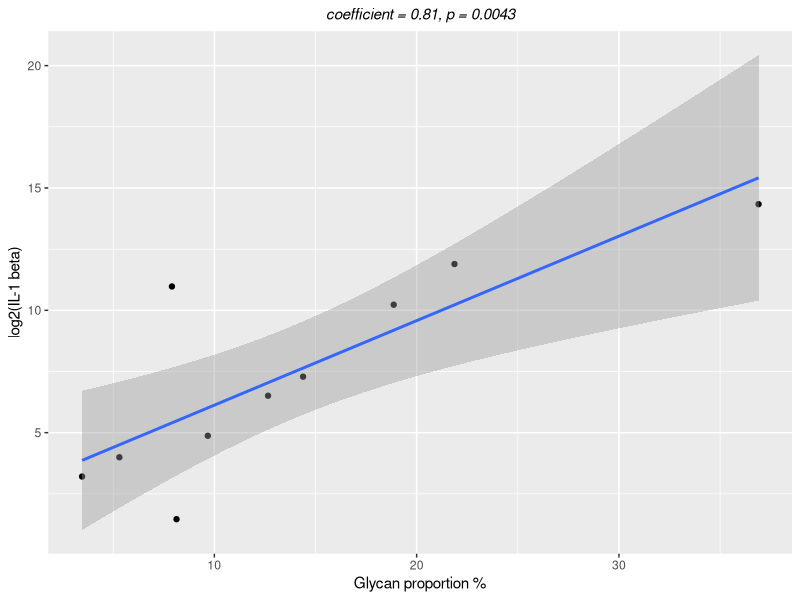
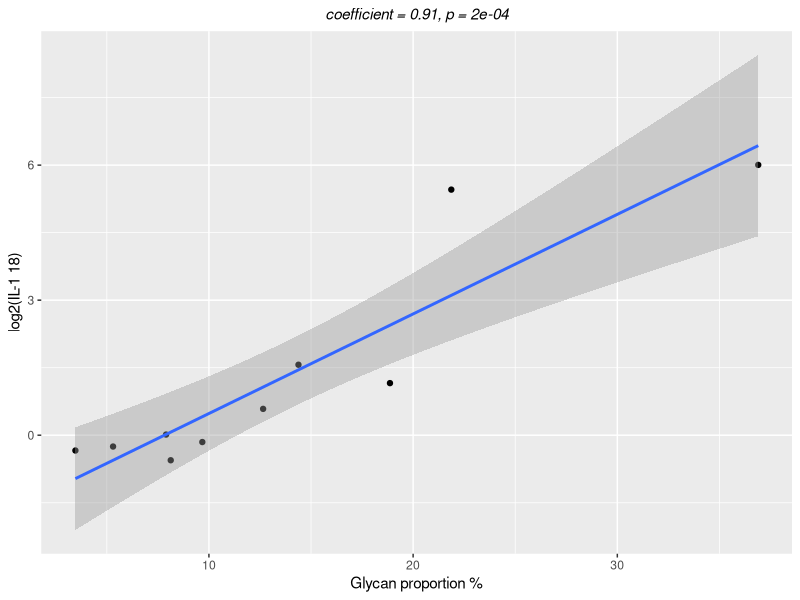
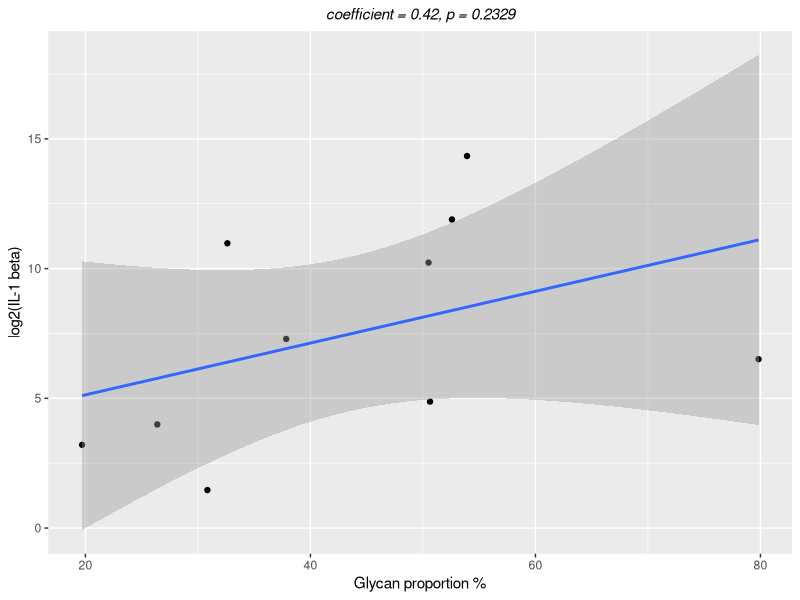
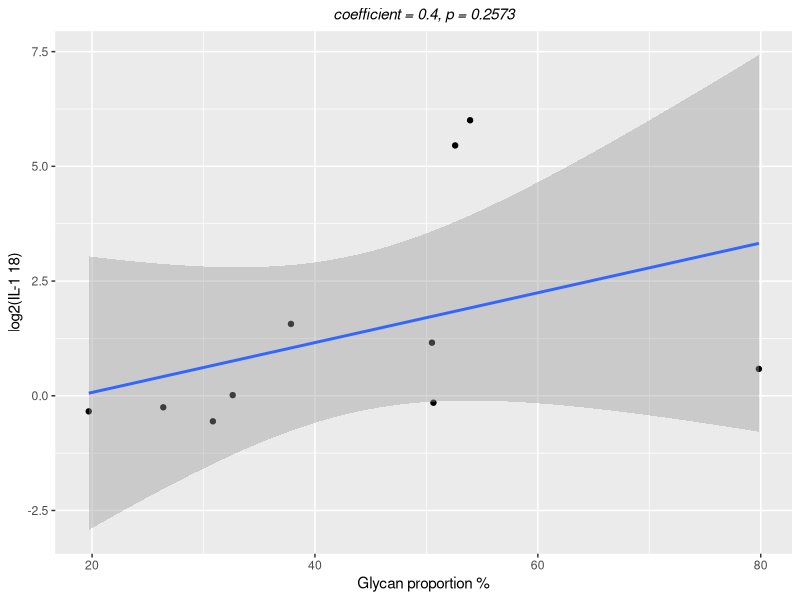
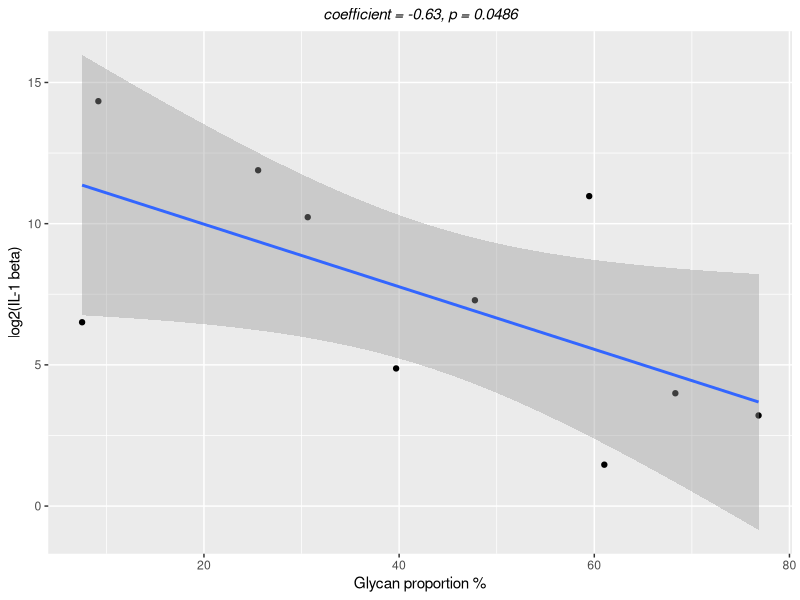
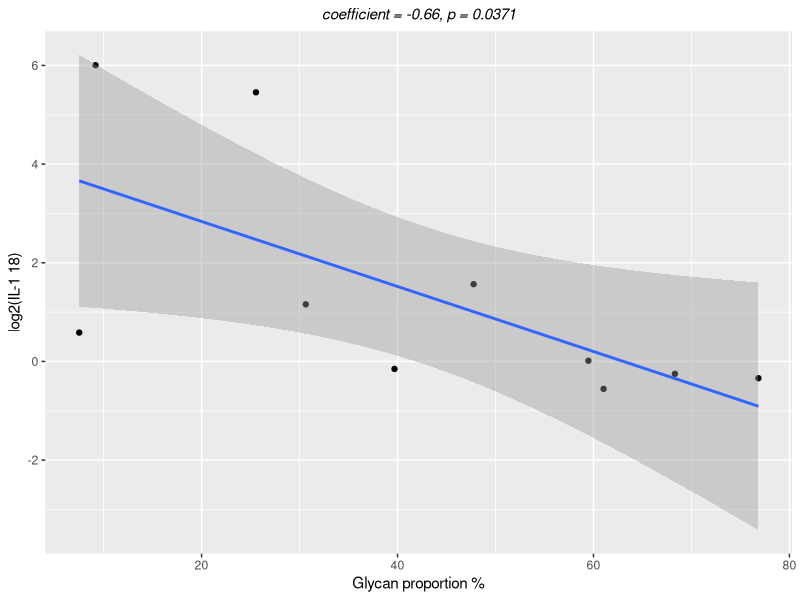
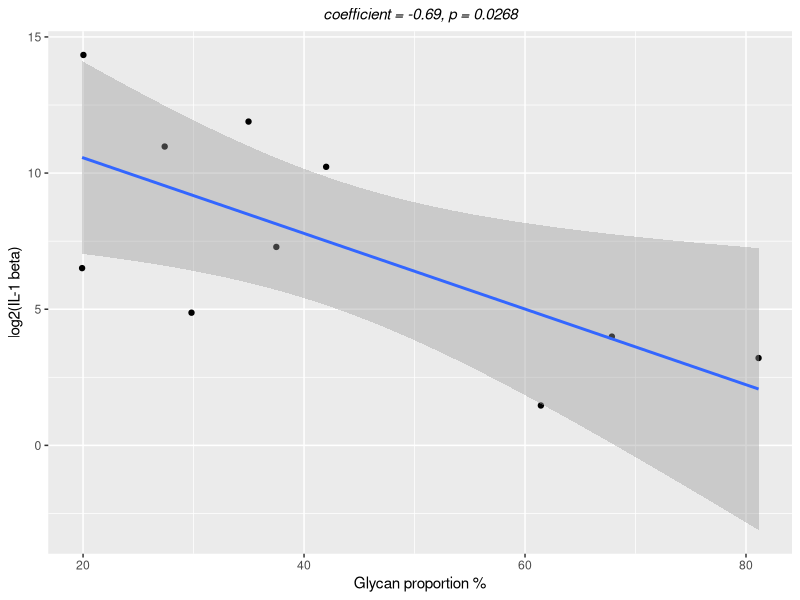
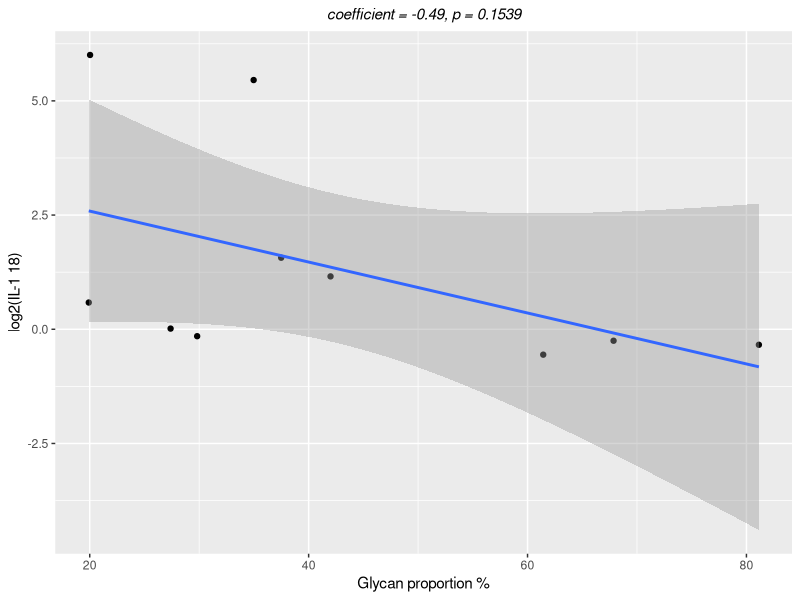

Recreate these plots in R, in order.
############# Load packages, input background information #####

## Load ggplot2 
library(ggplot2)


############# Figure 9 A ####################################

## import the data
res=read.csv('Figure_9_A.csv')

## add relative intensity column
res['relative.intensity']=res$dHex_Intensity/res$total_Intensity

## plot the results IL-1 beta
temp=cor.test(res$relative.intensity, log2(as.numeric(res$IL1.beta)))
coefficient=as.vector(temp[[4]])
coefficient=round(coefficient,digits = 2)
p=temp[[3]]
p=round(p, digits = 4)
ggplot(res, aes(relative.intensity*100, log2(as.numeric(IL1.beta))))+
  geom_point()+
  labs(x='Glycan proportion %', y='log2(IL-1 beta)',
       subtitle = paste('coefficient = ',coefficient,', ', 'p = ',p,sep=''))+
  geom_smooth(method=lm)+
  theme( plot.subtitle = element_text(hjust = 0.5, face = 'italic'))

## plot the results IL-18
temp=cor.test(res$relative.intensity, log2(as.numeric(res$IL.18)))
coefficient=as.vector(temp[[4]])
coefficient=round(coefficient,digits = 2)
p=temp[[3]]
p=round(p, digits = 4)
ggplot(res, aes(relative.intensity*100, log2(as.numeric(IL.18))))+
  geom_point()+
  labs(x='Glycan proportion %', y='log2(IL-1 18)',
       subtitle = paste('coefficient = ',coefficient,', ', 'p = ',p,sep=''))+
  geom_smooth(method=lm)+
  theme( plot.subtitle = element_text(hjust = 0.5, face = 'italic'))

############# Figure 9 B ####################################

## import the data
res=read.csv('Figure_9_B.csv')

## add relative intensity column
res['relative.intensity']=res$dHex_Intensity/res$total_Intensity

## plot the results IL-1 beta
temp=cor.test(res$relative.intensity, log2(as.numeric(res$IL1.beta)))
coefficient=as.vector(temp[[4]])
coefficient=round(coefficient,digits = 2)
p=temp[[3]]
p=round(p, digits = 4)
ggplot(res, aes(relative.intensity*100, log2(as.numeric(IL1.beta))))+
  geom_point()+
  labs(x='Glycan proportion %', y='log2(IL-1 beta)',
       subtitle = paste('coefficient = ',coefficient,', ', 'p = ',p,sep=''))+
  geom_smooth(method=lm)+
  theme( plot.subtitle = element_text(hjust = 0.5, face = 'italic'))

## plot the results IL-18
temp=cor.test(res$relative.intensity, log2(as.numeric(res$IL.18)))
coefficient=as.vector(temp[[4]])
coefficient=round(coefficient,digits = 2)
p=temp[[3]]
p=round(p, digits = 4)
ggplot(res, aes(relative.intensity*100, log2(as.numeric(IL.18))))+
  geom_point()+
  labs(x='Glycan proportion %', y='log2(IL-1 18)',
       subtitle = paste('coefficient = ',coefficient,', ', 'p = ',p,sep=''))+
  geom_smooth(method=lm)+
  theme( plot.subtitle = element_text(hjust = 0.5, face = 'italic'))

############# Figure 9 C ####################################

## import the data
res=read.csv('Figure_9_C.csv')

## add relative intensity column
res['relative.intensity']=res$dHex_Intensity/res$total_Intensity

## plot the results IL-1 beta
temp=cor.test(res$relative.intensity, log2(as.numeric(res$IL1.beta)))
coefficient=as.vector(temp[[4]])
coefficient=round(coefficient,digits = 2)
p=temp[[3]]
p=round(p, digits = 4)
ggplot(res, aes(relative.intensity*100, log2(as.numeric(IL1.beta))))+
  geom_point()+
  labs(x='Glycan proportion %', y='log2(IL-1 beta)',
       subtitle = paste('coefficient = ',coefficient,', ', 'p = ',p,sep=''))+
  geom_smooth(method=lm)+
  theme( plot.subtitle = element_text(hjust = 0.5, face = 'italic'))

## plot the results IL-18
temp=cor.test(res$relative.intensity, log2(as.numeric(res$IL.18)))
coefficient=as.vector(temp[[4]])
coefficient=round(coefficient,digits = 2)
p=temp[[3]]
p=round(p, digits = 4)
ggplot(res, aes(relative.intensity*100, log2(as.numeric(IL.18))))+
  geom_point()+
  labs(x='Glycan proportion %', y='log2(IL-1 18)',
       subtitle = paste('coefficient = ',coefficient,', ', 'p = ',p,sep=''))+
  geom_smooth(method=lm)+
  theme( plot.subtitle = element_text(hjust = 0.5, face = 'italic'))

############# Figure 9 D ####################################

## import the data
res=read.csv('Figure_9_D.csv')

## add relative intensity column
res['relative.intensity']=res$dHex_Intensity/res$total_Intensity

## plot the results IL-1 beta
temp=cor.test(res$relative.intensity, log2(as.numeric(res$IL1.beta)))
coefficient=as.vector(temp[[4]])
coefficient=round(coefficient,digits = 2)
p=temp[[3]]
p=round(p, digits = 4)
ggplot(res, aes(relative.intensity*100, log2(as.numeric(IL1.beta))))+
  geom_point()+
  labs(x='Glycan proportion %', y='log2(IL-1 beta)',
       subtitle = paste('coefficient = ',coefficient,', ', 'p = ',p,sep=''))+
  geom_smooth(method=lm)+
  theme( plot.subtitle = element_text(hjust = 0.5, face = 'italic'))

## plot the results IL-18
temp=cor.test(res$relative.intensity, log2(as.numeric(res$IL.18)))
coefficient=as.vector(temp[[4]])
coefficient=round(coefficient,digits = 2)
p=temp[[3]]
p=round(p, digits = 4)
ggplot(res, aes(relative.intensity*100, log2(as.numeric(IL.18))))+
  geom_point()+
  labs(x='Glycan proportion %', y='log2(IL-1 18)',
       subtitle = paste('coefficient = ',coefficient,', ', 'p = ',p,sep=''))+
  geom_smooth(method=lm)+
  theme( plot.subtitle = element_text(hjust = 0.5, face = 'italic'))
